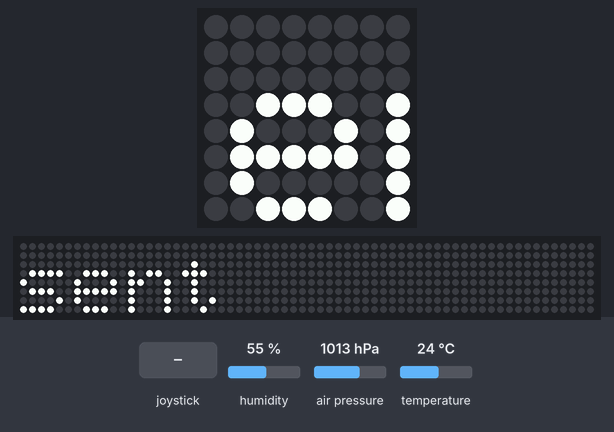
Simulated run of this program. Board: Raspberry Pi (BCM pin numbers) with a Sense HAT. On the bench: the Sense HAT's 8×8 RGB LED matrix, a strip that is not on the board, showing the scrolling text unrolled. The inputs (shaded band) are chosen by the test bench; at power-on: humidity 55 %, air pressure 1013 hPa, temperature 24 °C. The clock reads 2024-03-15 10:24:30 at power-on unless the program sets it; the 64×8 strip is a reading aid, not a part: it shows the text the matrix is scrolling, unrolled, one strip-width of it at a time.

Above: at 2.69 s.
2.7 s: joystick clicked
At 4.1 s:
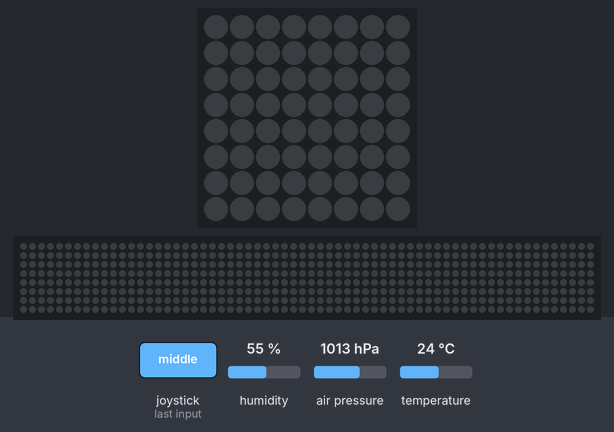
4.3 s: joystick clicked
At 4.36 s:
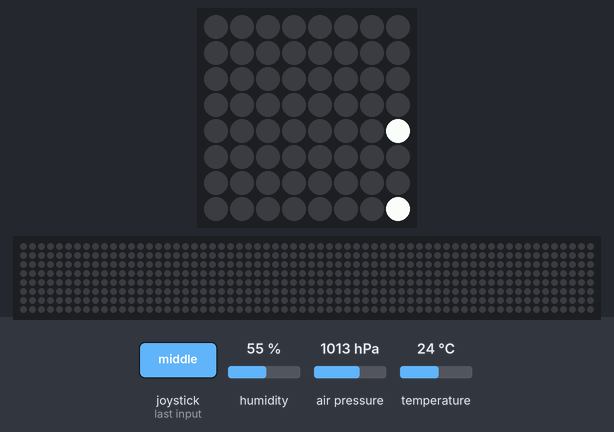
At 5.83 s:
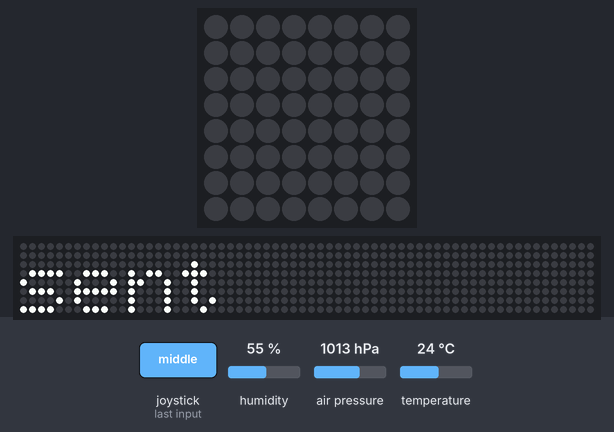

Measured:
- after the input at 4.3 s, the LEDs: change after 0.06 s (image 2)

The program:

sensor.py
```python
from sense_hat import SenseHat
import socket
from datetime import datetime
import json

sense = SenseHat()
timestamp = datetime.now()
delay = 1 # delay i sekunder
state = True # program runs if True

def setup_udp_socket():
    # Setup UDP socket for broadcasting
    server = socket.socket(socket.AF_INET, socket.SOCK_DGRAM, socket.IPPROTO_UDP)
    server.setsockopt(socket.SOL_SOCKET, socket.SO_BROADCAST, 1)

    # Set a timeout so the socket does not block
    # indefinitely when trying to receive data.
    server.settimeout(0.2)

    server.bind(("", 44444))
    return server

def get_sense_data():
    sense_data = {
        'temp': round(sense.get_temperature(), 1),
        'press': round(sense.get_pressure(), 1),
        'hum': round(sense.get_humidity(), 1),
        'date': datetime.now()
    }

    return sense_data

# thread check if joystick is pressed
# if joystick is pressed set while to True/False depending on state

# init server
server = setup_udp_socket()


while True:
    # check hvis man har trykket på joystick for at stoppe/starte program (while løkke forneden)
    for e in sense.stick.get_events():
        if e.action == 'pressed' and e.direction == 'middle':
            state = True if state == False else False

    # run program
    while(state):
        data = get_sense_data()
        time = data["date"] - timestamp # træk timestamp fra datetime i data

        # Sæt et delay for hvor ofte den skal læse data (delay = 1 sekund)
        if time.seconds > delay:

            # Convert dictionary to JSON Object (str) and then to bytes
            dataBytes = (json.dumps(data, default=str)).encode()

            # Broadcast message to port 37020 via UDP Socket
            server.sendto(dataBytes, ('<broadcast>', 37020))

            # Show a message on the display
            sense.show_message( "sent", scroll_speed=0.05 )

        # check hvis man har trykket på joystick for at stoppe/starte program (while løkke forneden)
        for e in sense.stick.get_events():
            if e.action == 'pressed' and e.direction == 'middle':
                state = True if state == False else False
```
